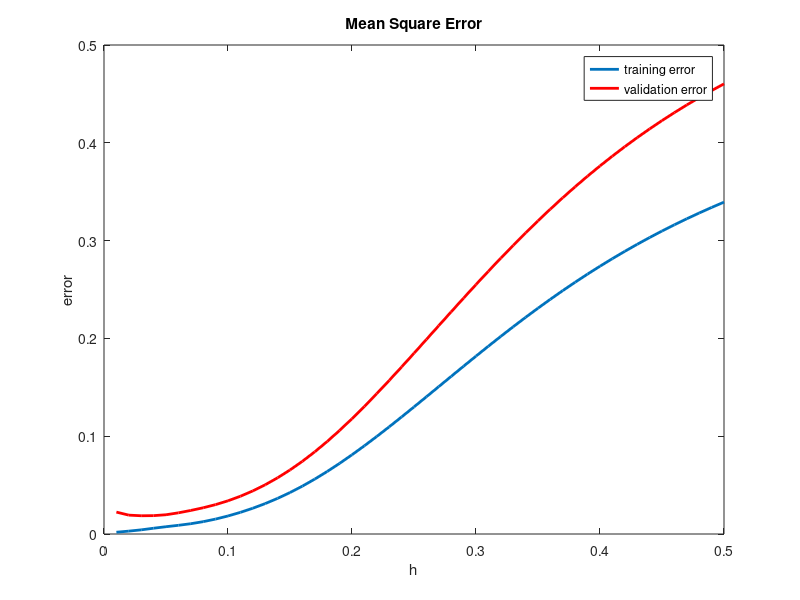
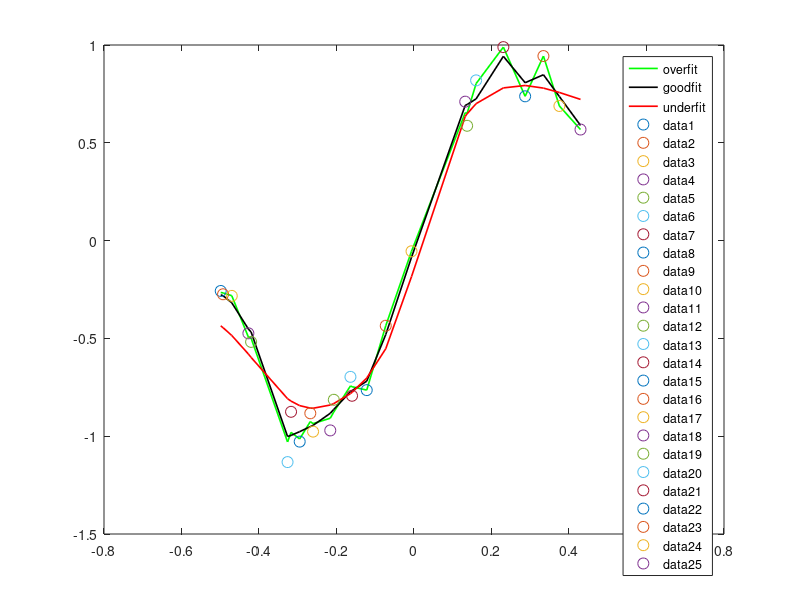

Reproduce these figures in MATLAB, in order.
%Non-Parametric Regression
function non_parametric()

fileID1 = fopen('training.txt');
C1 = textscan(fileID1,'%f %f','Delimiter',' ');
fclose(fileID1);

fileID2 = fopen('validation.txt');
C2 = textscan(fileID2,'%f %f','Delimiter',' ');
fclose(fileID2);

%X_train is training data set. 1st column is x values, 
%2nd column is corresponding r values
X_train = zeros(25,2);
X_train(:,1) = C1{1};
X_train(:,2) = C1{2};

%Sorting to plot example polynomial fits easily
s = X_train(:,1);
r = X_train(:,2);
[s_sorted,sorted_index] = sort(s);
X_train(:,1) = s_sorted;
for i=1:25
    X_train(i,2) = r(sorted_index(i));
end

%X_val is validation data set. 1st column is x values, 
%2nd column is corresponding r values
X_val = zeros(25,2);
X_val(:,1) = C2{1};
X_val(:,2) = C2{2};

    function K = KernelG(u)
        K = exp(-(u^2)/2)/sqrt(2*pi);
    end

    function g = g_func(x,h)
        K_sum = 0;
        K_r_sum = 0;
        for t=1:25
            K_r_sum = K_r_sum + KernelG((x-X_train(t,1))/h) * X_train(t,2);
            K_sum = K_sum + KernelG((x-X_train(t,1))/h);
        end
        g = K_r_sum/K_sum;
    end

%h=0.01:0.01:0.5;
E_train = zeros(50,2);
E_val = zeros(50,2);
G_train = zeros(25,50);
count = 0;
for i=0.01:0.01:0.5
    count = count+1;
    tot_Error_train = 0;
    tot_Error_val = 0;
    for j=1:25
        tot_Error_train = tot_Error_train + (X_train(j,2)-g_func(X_train(j,1),i))^2;
        tot_Error_val = tot_Error_val + (X_val(j,2)-g_func(X_val(j,1),i))^2;
        G_train(j,count) = g_func(X_train(j,1),i);
    end
    Error_val = tot_Error_val/25; 
    E_val(count,1) = i;
    E_val(count,2) = Error_val;
    Error_train = tot_Error_train/25; 
    E_train(count,1) = i;
    E_train(count,2) = Error_train;
end

figure
plot(E_train(:,1),E_train(:,2),'LineWidth',2)
hold on
plot(E_val(:,1),E_val(:,2),'red','LineWidth',2)
title('Mean Square Error')
xlabel('h')
ylabel('error')
legend('training error','validation error')

figure
plot(X_train(:,1),G_train(:,1),'green','LineWidth',1.2)
hold on
plot(X_train(:,1),G_train(:,3),'black','LineWidth',1.2)
hold on
plot(X_train(:,1),G_train(:,10),'red','LineWidth',1.2)
legend('overfit','goodfit','underfit')
hold on
for i=1:25
    plot(X_train(i,1),X_train(i,2),'o','MarkerSize',8)
    hold on
end

end